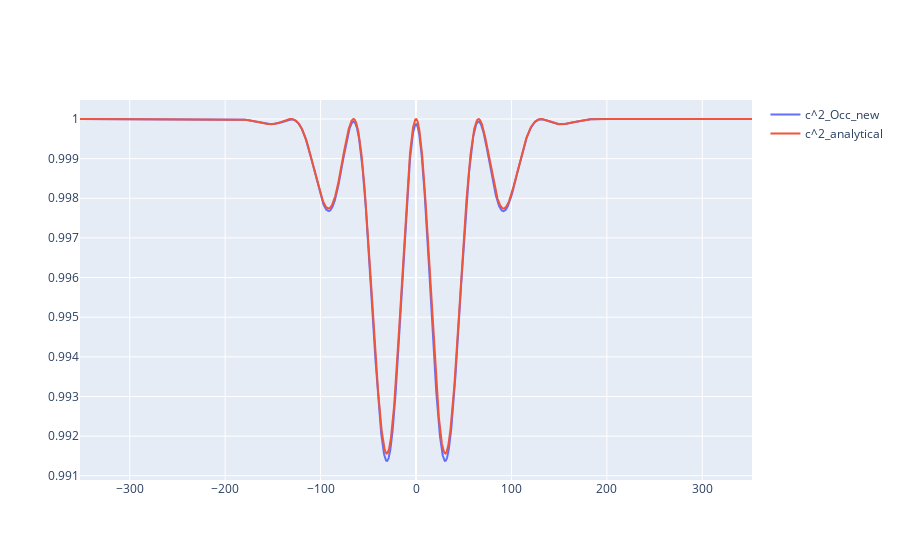

The notebook cell this image was saved under:
### Markdown cell above
# TIPTOE dense

### Code cell
df_dense=pd.read_csv("/home/user/BachelorThesis/trecxcoefftests/tiptoe_dense/0013/expec", sep='\s+', header=8)
#shift every column name by one and remove the first column
df_dense.columns = df_dense.columns[1:].tolist() + [""]
#remove last column
df_dense = df_dense.iloc[:, :-1]


time0 = extract_time("/home/user/BachelorThesis/trecxcoefftests/tiptoe_dense/0013/Laser")
field0 = extractField_0("/home/user/BachelorThesis/trecxcoefftests/tiptoe_dense/0013/Laser")

integrand = np.exp(1j* 1/2 * np.array(time0)) * np.array(field0) * np.exp(-1j* 1/2 * np.array(time0)) #because of interaction representation
cumulative_integral = cumulative_trapezoid(-1j*integrand, x=np.array(time0), initial=0)
interp_func = interp1d(time0, cumulative_integral, kind='cubic', fill_value="extrapolate")
cumulative_integral_reduced = interp_func(df_dense["Time"])



fig = go.Figure()
fig.add_trace(go.Scatter(x=np.array(df_dense["Time"]), y=np.array(df_dense["<Occ{H0:0}>"]), mode='lines', name='c^2_Occ_new'))
fig.add_trace(go.Scatter(x=np.array(df_dense["Time"]), y=1-(np.real(cumulative_integral_reduced)**2+np.imag(cumulative_integral_reduced)**2), mode='lines', name='c^2_analytical'))
#fig.add_trace(go.Scatter(x=np.array(df_dense["Time"]), y=np.array(df_dense["Re{<H0:2|psi>}"]**2+df_dense["Imag{<H0:2|psi>}"]**2), mode='lines', name='c^2_new'))
#fig.add_trace(go.Scatter(x=np.array(df_dense["Time"]), y=np.array(df_dense["Re{<H0:0|psi>}"]), mode='lines', name='c^2_new'))

### Figure 1 — Plotly figure (JSON) as saved in the notebook; plotly's stock layout.template omitted (floating-point values rounded to 4 significant figures; data arrays with more than 128 entries replaced by an {"elided": "..."} marker saying what was removed)
{"data": [{"mode": "lines", "name": "c^2_Occ_new", "type": "scatter", "x": {"elided": "7043 float values"}, "y": {"elided": "7043 float values"}}, {"mode": "lines", "name": "c^2_analytical", "type": "scatter", "x": {"elided": "7043 float values"}, "y": {"elided": "7043 float values"}}], "layout": {}}
